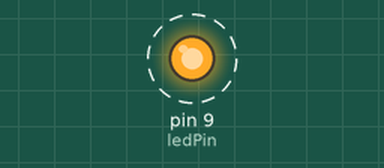
Recording of a sketch running on a simulated Arduino Uno, built with avr-gcc and run on an emulated ATmega328P. Parts: output pins drawn as LEDs (lit = HIGH). Dashed ring = blinking. No radio packets arrive unless stated.

Above: at 0.3 s.
Timing chart, 0 to 3.0 s (numbered marks = the images above):
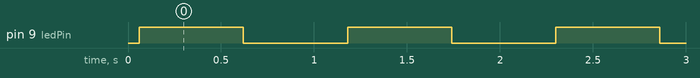

Measured:
- by itself, pin 9 (ledPin): alternates HIGH for 0.56 s and LOW for 0.56 s

The sketch:

trans.ino
```cpp
 #include <VirtualWire.h>
 const int ledPin = 9;
 char *data;
 void setup()
 {
  pinMode(ledPin,OUTPUT);
  vw_set_ptt_inverted(true);
  vw_set_tx_pin(12);
  vw_setup(4000);
  Serial.begin(9600);
 }
 void loop()
 {
  data="0";
  vw_send((uint8_t *)data, strlen(data));
  vw_wait_tx();
  digitalWrite(ledPin,HIGH);
  delay(500);
  data="1";
  vw_send((uint8_t *)data, strlen(data));
  vw_wait_tx();
  digitalWrite(ledPin,LOW);
  delay(500);
 }
```
